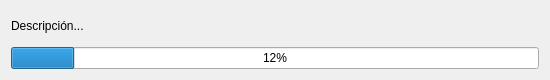
<?xml version="1.0" encoding="UTF-8"?>
<ui version="4.0">
 <class>Dialog</class>
 <widget class="QDialog" name="Dialog">
  <property name="geometry">
   <rect>
    <x>0</x>
    <y>0</y>
    <width>550</width>
    <height>80</height>
   </rect>
  </property>
  <property name="minimumSize">
   <size>
    <width>550</width>
    <height>80</height>
   </size>
  </property>
  <property name="maximumSize">
   <size>
    <width>550</width>
    <height>80</height>
   </size>
  </property>
  <property name="windowTitle">
   <string>Cargando...</string>
  </property>
  <property name="toolTip">
   <string/>
  </property>
  <layout class="QVBoxLayout" name="verticalLayout">
   <item>
    <widget class="QLabel" name="label">
     <property name="text">
      <string>Descripción...</string>
     </property>
    </widget>
   </item>
   <item>
    <widget class="QProgressBar" name="progressBar">
     <property name="maximum">
      <number>200</number>
     </property>
     <property name="value">
      <number>24</number>
     </property>
    </widget>
   </item>
  </layout>
 </widget>
 <resources/>
 <connections/>
</ui>
